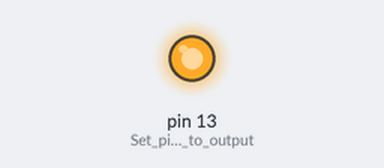
Simulated run of this program. Board: Arduino Uno, built with avr-gcc and run on an emulated ATmega328P. Parts: output pins drawn as LEDs (lit = HIGH).

Above: at 1.0 s.
At 3.0 s:
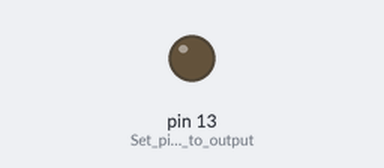
Timing chart, 0 to 5.2 s (numbered marks = the images above):
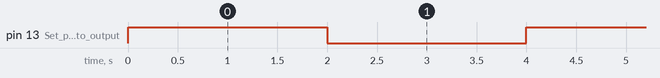

The program:

main.cpp
```cpp
#include <Arduino.h>

// put function declarations here:
int myFunction(int, int);

void setup() {
    // put your setup code here, to run once:
    //int result = myFunction(2, 3);
    pinMode(13, OUTPUT);      // Set pin 13 to output
}

void loop() {
    // put your main code here, to run repeatedly:
    digitalWrite(13, HIGH);   // Turn on the LED

    delay(2000);              // Wait for two seconds

    digitalWrite(13, LOW);    // Turn off the LED

    delay(2000);              // Wait for two seconds

}

// put function definitions here:
int myFunction(int x, int y) {
    return x + y;
}
```

Measured:
- by itself, pin 13 (Set_pin_13_to_output): alternates HIGH for 2.0 s and LOW for 2.0 s
